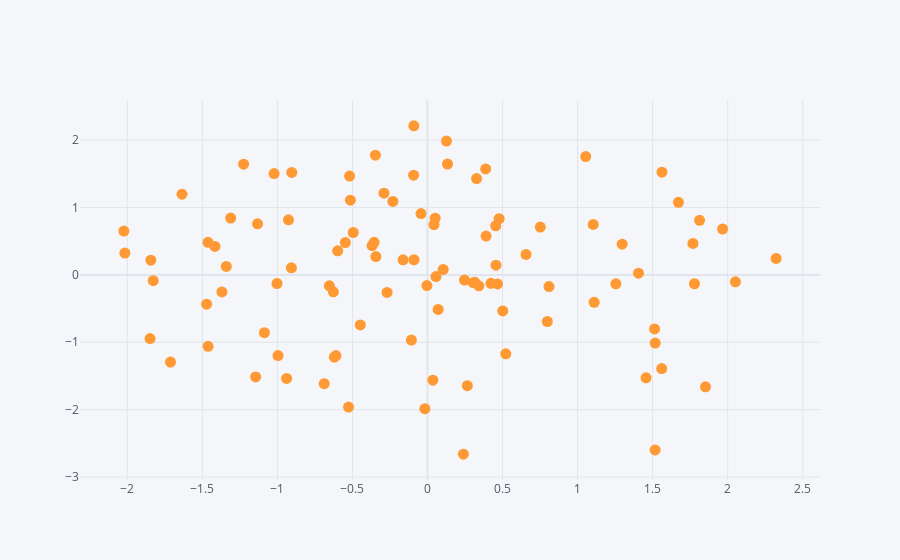

Notebook cell for this chart:
### Markdown cell above
## Scatter

### Code cell
df.iplot(kind='scatter',x='A',y='B',size=11,mode='markers') #mode='markers'
